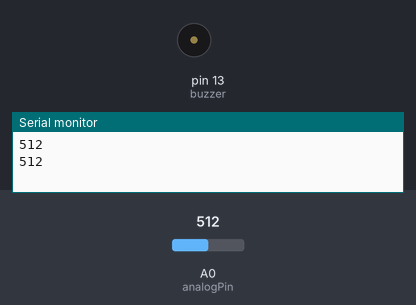
Bench run of a sketch on a simulated Arduino Uno, built with avr-gcc and run on an emulated ATmega328P. On the bench: buzzer (waves = sounding), the last lines printed to the serial monitor. The test bench sets the inputs (shaded band); at power-on: A0 (analogPin) = 512.

Above: at 2.1 s.
2.2 s: A0 (analogPin) set to 312
6.9 s: A0 (analogPin) set to 284
At 7.81 s:
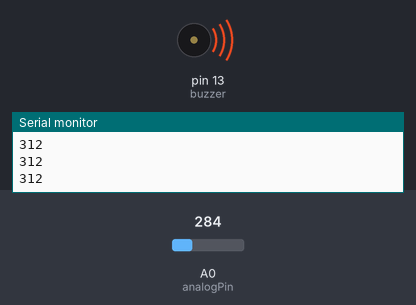
At 8.2 s:
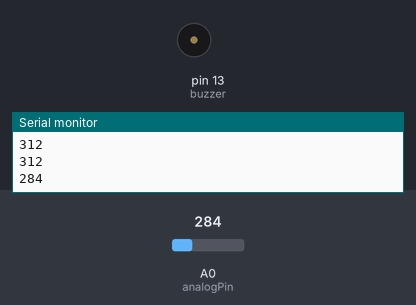
Timing chart, 0 to 9.9 s (numbered marks = the images above; inputs shaded):
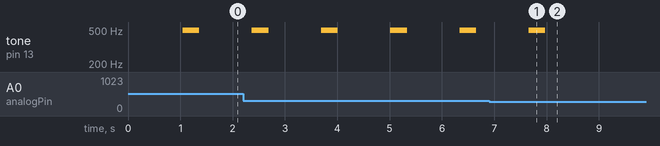

The sketch:

autowater.ino
```cpp
int analogPin = 0;  //水位感測器
int buzzer = 13;  //蜂鳴器
int val = 0;

void setup()
{
  pinMode(buzzer, OUTPUT); //定義蜂鳴器為輸出裝置
  Serial.begin(9600); //設定波特律為9600

}

void loop()
{
  val = analogRead(analogPin); //讀取模擬值送給變量val
  Serial.println(val);  //在監控視窗印出val
  delay(1000);
  if(val > 300){  //當水位到達一定高度→蜂鳴器開始發出聲音
    for(int i=0;i<160;i++)
    {
      digitalWrite(buzzer,HIGH);
      delay(1);
      digitalWrite(buzzer,LOW);
      delay(1);
    }
  }
}
```

Measured:
- the behaviour switches between 301 and 300 on A0 (analogPin) (found by bisection; images 0 and 1)
- after the input at 6.9 s, tone on pin 13 (buzzer): goes on until 8.0 s, then stays silent
- by itself, tone on pin 13 (buzzer): alternates 496 Hz for 0.32 s and silent for 1.0 s
